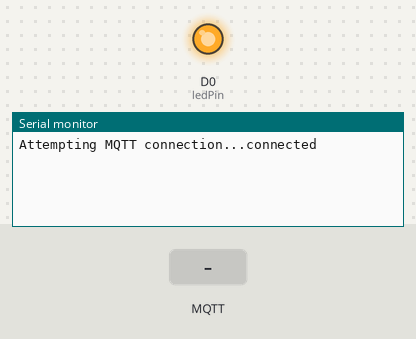
This program was run on a simulated ESP8266 (NodeMCU). Shown: output pins drawn as LEDs (lit = HIGH), the last lines printed to the serial monitor. The inputs (shaded band) are chosen by the test bench. WiFi joins after 1.5 s; servers stay silent unless stated; no MQTT or app messages arrive unless stated.

Above: at 2.7 s.
2.8 s: MQTT message "1" arrives on the first subscribed topic
At 3.9 s:
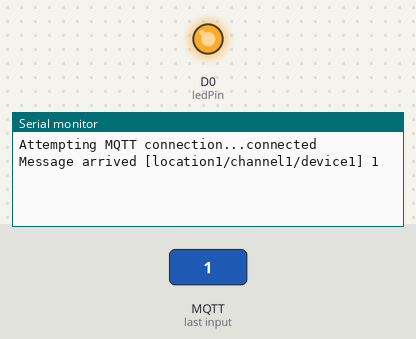
4.3 s: MQTT message "on" arrives on the first subscribed topic
At 5.1 s:
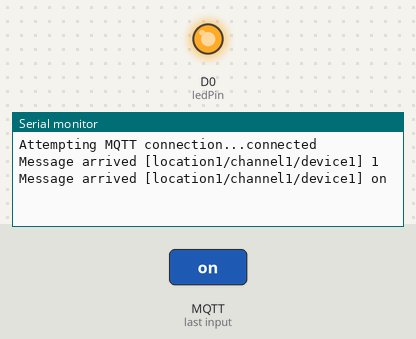
5.8 s: MQTT message "off" arrives on the first subscribed topic
At 6.2 s:
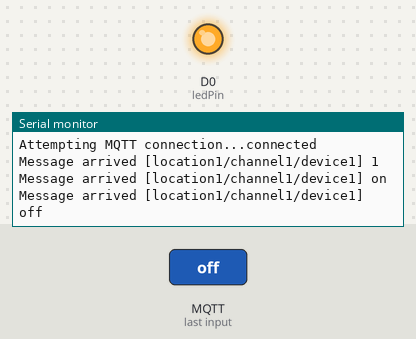

Measured:
- after the input at 2.8 s, the serial monitor: prints a new line at once (image 1)
- after the input at 4.3 s, the serial monitor: prints a new line at once (image 2)
- after the input at 5.8 s, the serial monitor: prints a new line at once (image 3)

The program:

main.cpp
```cpp
#include <Arduino.h>
#include <ESP8266WiFi.h>
#include <PubSubClient.h>
#include <WiFiManager.h>
#include <ESP8266WebServer.h>
#include <DNSServer.h>
#include <SoftwareSerial.h>
// #define ssid "Tran Tuan Khai"
// #define password "k1i9e9t90913948951"
SoftwareSerial s(D5,D6);

#define mqtt_server "192.168.1.11"
#define topic_humi "channel2/humi"
#define topic_temp "channel2/temp"
#define mqtt_topic_sub "channel1/device1"

unsigned long t=0;
float Temp, Humi;
uint8_t data[5];
char msg_Temp[50];
char msg_Humi[50];
char topic_sub[50];

const uint16_t mqtt_port = 1883;
const byte ledPin = D0;

WiFiClient espClient;
PubSubClient client(espClient);

long lastMsg = 0;
char msg[50];
int value = 0;
// void setup_wifi() {
//   delay(10);
//   Serial.println();
//   Serial.print("Connecting to ");
//   Serial.println(ssid);
//   WiFi.begin(ssid, password);
//   while (WiFi.status() != WL_CONNECTED) {
//     delay(500);
//     Serial.print(".");
//   }
//   Serial.println("");
//   Serial.println("WiFi connected");
//   Serial.println("IP address: ");
//   Serial.println(WiFi.localIP());
// }

void callback(char* topic, byte* payload, unsigned int length) {
  Serial.print("Message arrived [");
  Serial.print(topic);
  Serial.print("] ");
  String tp(topic);
  for (int i = 0; i < length; i++) {
    char receivedChar = (char)payload[i];
    Serial.print(receivedChar);
    // Kiểm tra nếu tin nhận được là 1 thì bật LED và ngược lại
    if (receivedChar == '1')
      { sprintf(topic_sub, "channel1/device1");
      String(topic);

       if (tp == "location1/channel1/device1") {
          s.print('A');
          s.print('1');
          s.print('0');
        }

        if (tp == "location1/channel1/device2") {
          s.print('A');
          s.print('2');
          s.print('0');
        }

        if (tp == "location2/channel1/device1") {
          s.print('B');
          s.print('1');
          s.print('0');
        }

        if (tp == "location2/channel1/device2") {
          s.print('B');
          s.print('2');
          s.print('0');
        }


      }

    if (receivedChar == '0')
    {

      if (tp == "location1/channel1/device1") {
        s.print('A');
        s.print('1');
        s.print('1');
      }
      if (tp == "location1/channel1/device2") {
        s.print('A');
        s.print('2');
        s.print('1');
      }

      if (tp == "location2/channel1/device1") {
        s.print('B');
        s.print('1');
        s.print('1');
      }
      if (tp == "location2/channel1/device2") {
        s.print('B');
        s.print('2');
        s.print('1');
      }

    }

  }
  Serial.println();
}

void setup() {
  Serial.begin(9600);
  s.begin(9600);
  //WiFiManager
  WiFiManager wifiManager;
  //wifiManager.resetSettings();
  wifiManager.autoConnect("Kiet dep trai");
  Serial1.println("Connected to the wifi....");

  client.setServer(mqtt_server, mqtt_port);
  client.setCallback(callback);
  pinMode(ledPin, OUTPUT);
  digitalWrite(ledPin, HIGH);
}
// Hàm kết nối wifi

// Hàm call back để nhận dữ liệu

// Hàm reconnect thực hiện kết nối lại khi mất kết nối với MQTT Broker
void reconnect() {
  // Chờ tới khi kết nối
  while (!client.connected()) {
    Serial.print("Attempting MQTT connection...");
    // Thực hiện kết nối với mqtt user và pass
    if (client.connect("ESP8266Client")) {
      Serial.println("connected");

      client.subscribe("location1/channel1/device1");
      client.subscribe("location1/channel1/device2");
      client.subscribe("location2/channel1/device1");
      client.subscribe("location2/channel1/device2");


    } else {
      Serial.print("failed, rc=");
      Serial.print(client.state());
      Serial.println(" try again in 5 seconds");
      // Đợi 5s
      delay(5000);
    }
  }
}
void loop() {
  // Kiểm tra kết nối
  if (!client.connected()) {
    reconnect();
  }

 //Get temp & Humi data from Serial port
if (s.available()>=5){
    s.readBytes(data,5);
    if(data[0] == 0x23){
      Temp = (uint16_t)(data[1]<<8) | (data[2] & 0xFC);
      Temp *=175.72f;
      Temp /=65536.0f;
      Temp -=46.85f;
      Humi = (uint16_t)(data[3]<<8) | (data[4] & 0xFC);
      Humi *=125.0f;
      Humi /=65536.0f;
      Humi -=6.0f;
    }
  }


//Publish temp & humi every 2 secs to the broker
if(millis()-t>1000){
  sprintf(msg_Temp, "%2.2f", Temp);
  sprintf(msg_Humi, "%2.2f", Humi);
  client.publish(topic_temp, msg_Temp );
  client.publish(topic_humi, msg_Humi );
  t=millis();
  }
  client.loop();
}
```
